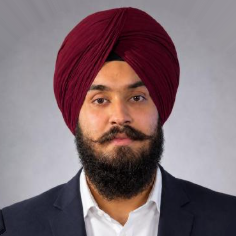
#> input picture assets/source/portrait.png, 236 x 236 px, found by its file name
$ python make_portrait.py
#> lines starting #> are read from the running program, lines starting #| are printed output that depends on the picture; after the words box and inside, x2 and y2 are one past the last pixel; in counts of white or black regions, pixels touching at a corner belong together
#> in to_grid, img is the input picture: PIL image 236x236 RGB; mean R, G, B 128.2, 109, 114.1
### scripts/theme.py
"""Shared palette and terminal-window chrome for every profile SVG.

GitHub strips <script> and most inline CSS from READMEs, but it renders SVG
files referenced by <img>, including their CSS keyframes and SMIL animation.
Everything here is therefore plain SVG text, with no external fonts or assets.
"""

from xml.sax.saxutils import escape

USER = "Harnoor001"
HOST = "harnoor@tiet"

MONO = "ui-monospace, SFMono-Regular, 'SF Mono', Menlo, Consolas, 'Liberation Mono', monospace"
SANS = "-apple-system, BlinkMacSystemFont, 'Segoe UI', Helvetica, Arial, sans-serif"

BG_TOP = "#111722"
BG = "#0d1117"
PANEL = "#161b22"
BORDER = "#30363d"
TEXT = "#e6edf3"
SOFT = "#c9d1d9"
MUTED = "#7d8590"
GREEN = "#3fb950"
BLUE = "#58a6ff"
PURPLE = "#d2a8ff"
ORANGE = "#ffa657"
RED = "#ff7b72"
MAROON = "#e5536f"  # turban accent, used sparingly

HEAT = ["#161b22", "#0e4429", "#006d32", "#26a641", "#39d353"]

# CSS animations use `both` fill and never a hidden base style, so switching
# them off leaves every element in its final, visible state.
REDUCED_MOTION = "@media (prefers-reduced-motion: reduce){*{animation:none!important}}"


def esc(s):
    return escape(str(s), {'"': "&quot;"})


def window(width, height, title, body, style="", font=MONO):
    """Wrap `body` in a macOS-style terminal window."""
    return (
        f'<svg xmlns="http://www.w3.org/2000/svg" width="{width}" height="{height}" '
        f'viewBox="0 0 {width} {height}" font-family="{esc(font)}">'
        f"<style>{style}{REDUCED_MOTION}</style>"
        '<defs><linearGradient id="bg" x1="0" y1="0" x2="0" y2="1">'
        f'<stop offset="0" stop-color="{BG_TOP}"/><stop offset="1" stop-color="{BG}"/>'
        "</linearGradient></defs>"
        f'<rect width="{width}" height="{height}" rx="12" fill="url(#bg)"/>'
        f'<rect x="0.5" y="0.5" width="{width - 1}" height="{height - 1}" rx="12" '
        f'fill="none" stroke="{BORDER}"/>'
        f'<line x1="0" y1="34" x2="{width}" y2="34" stroke="{BORDER}"/>'
        '<circle cx="22" cy="17" r="6" fill="#ff5f56"/>'
        '<circle cx="42" cy="17" r="6" fill="#ffbd2e"/>'
        '<circle cx="62" cy="17" r="6" fill="#27c93f"/>'
        f'<text x="{width / 2}" y="22" fill="{MUTED}" font-size="14" '
        f'text-anchor="middle">{esc(title)}</text>'
        f"{body}</svg>"
    )


def write(path, svg):
    with open(path, "w", encoding="utf-8", newline="\n") as f:
        f.write(svg)
    print(f"wrote {path} ({len(svg) / 1024:.1f} KB)")

### scripts/make_portrait.py
"""Photo -> animated ASCII portrait SVG (run locally, once per photo).

    python scripts/make_portrait.py [assets/source/portrait.png] [assets/portrait.svg]

Steps: flood-fill the plain studio background away from the image border,
stretch contrast on the subject only, sample the photo onto a character grid,
map darkness to glyph density, then emit one <text> row per grid line that is
revealed by an animated clip-path wipe with a block cursor riding the edge.
Strongly coloured areas (the turban) keep a tint; everything else is grey.
"""

import colorsys
import sys
from collections import deque

import numpy as np
from PIL import Image, ImageFilter, ImageOps

from theme import HOST, MAROON, SOFT, esc, window, write

SRC = sys.argv[1] if len(sys.argv) > 1 else "assets/source/portrait.png"
OUT = sys.argv[2] if len(sys.argv) > 2 else "assets/portrait.svg"

W, H = 840, 880
COLS = 100
CHAR_W = 8.0
LINE_H = 14.6
FONT = 13.2
TOP = 52
ROW_DUR = 0.055
GAMMA = 0.8  # < 1 lifts mid-tones (skin) toward sparse glyphs

# light -> dark. Bright areas become blank so the background disappears.
RAMP = " .`',:;-~=+*cxo%#&@"


def remove_background(rgb, tol=7.0, min_lum=110):
    """Region-grow from the border across smooth, light, unsaturated pixels."""
#> called with tol = 7, min_lum = 110
    lum = rgb.mean(axis=2)
    sat = rgb.max(axis=2) - rgb.min(axis=2)
    h, w = lum.shape
#> h = 236; w = 236
    bg = np.zeros((h, w), bool)
    q = deque()
    for x in range(w):
        q.append((0, x))
        q.append((h - 1, x))
    for y in range(h):
        q.append((y, 0))
        q.append((y, w - 1))
    for y, x in q:
        bg[y, x] = lum[y, x] > min_lum and sat[y, x] < 40
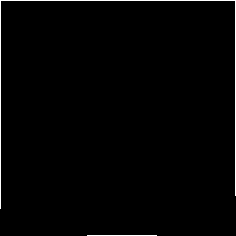
#> bg: shape (236, 236) bool; 1.3% white in thin lines or dots
    q = deque((y, x) for y, x in q if bg[y, x])
    while q:
        y, x = q.popleft()
        for ny, nx in ((y - 1, x), (y + 1, x), (y, x - 1), (y, x + 1)):
            if 0 <= ny < h and 0 <= nx < w and not bg[ny, nx]:
                if (
                    lum[ny, nx] > min_lum
                    and sat[ny, nx] < 40
                    and abs(lum[ny, nx] - lum[y, x]) < tol
                ):
                    bg[ny, nx] = True
                    q.append((ny, nx))
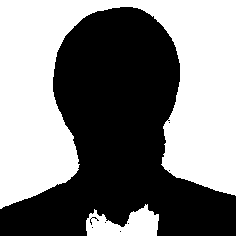
#> bg: shape (236, 236) bool; 49.8% white; 2 white regions, box (x1, y1, x2, y2) and area: (0, 0, 236, 209) 26302, (86, 204, 159, 236) 1436
    # close pin-holes so stray glyphs don't speckle the background
    m = Image.fromarray((bg * 255).astype(np.uint8))
    m = m.filter(ImageFilter.MaxFilter(3)).filter(ImageFilter.MinFilter(3))
#> m: PIL image 236x236 L; 49.9% white; 2 white regions, box (x1, y1, x2, y2) and area: (0, 0, 236, 209) 26315, (86, 204, 159, 236) 1465
    return np.array(m) > 127


def to_grid(path):
    img = Image.open(path).convert("RGB")
    rgb = np.asarray(img).astype(float)
    bg = remove_background(rgb)

    gray = np.asarray(ImageOps.grayscale(img)).astype(float)
    # local-contrast boost (unsharp mask) so eyes, brows and nose survive
    # the trip down to ~100 columns
    blur = np.asarray(Image.fromarray(gray.astype(np.uint8)).filter(ImageFilter.GaussianBlur(4))).astype(float)
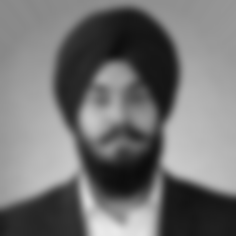
#> blur: shape (236, 236) float64; min 12, max 233, mean 115.3
    gray = gray + 1.6 * (gray - blur)
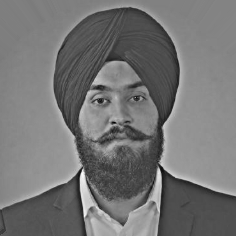
#> gray: shape (236, 236) float64; min -159, max 438.6, mean 115.3; drawn with min black and max white
    subject = gray[~bg]
    lo, hi = np.percentile(subject, 2), np.percentile(subject, 99)
#> lo = -58; hi = 319.8
    gray = np.clip((gray - lo) / max(hi - lo, 1), 0, 1) ** GAMMA
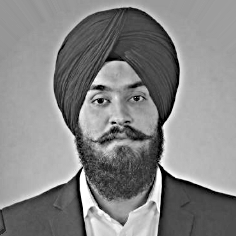
#> gray: shape (236, 236) float64; min 0, max 1, mean 0.524
    gray[bg] = 1.0
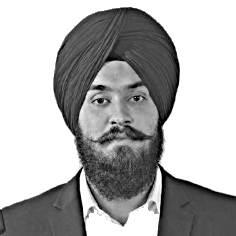
#> gray: shape (236, 236) float64; min 0, max 1, mean 0.685

    rows = round(COLS * (CHAR_W / LINE_H) * img.height / img.width)
#> rows = 55
    size = (COLS, rows)
#> size = (100, 55)
    g = np.asarray(Image.fromarray((gray * 255).astype(np.uint8)).resize(size, Image.BOX)) / 255
    c = np.asarray(img.resize(size, Image.BOX)).astype(float) / 255
    m = np.asarray(Image.fromarray((bg * 255).astype(np.uint8)).resize(size, Image.BOX)) / 255
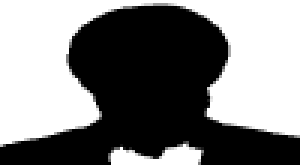
#> m: shape (55, 100) float64 (shown 3 times larger); min 0, max 1, mean 0.498

    lines = []
    for y in range(rows):
        cells = []
        for x in range(COLS):
            if m[y, x] > 0.5:
                cells.append((" ", None))
                continue
            ch = RAMP[min(int((1 - g[y, x]) * len(RAMP)), len(RAMP) - 1)]
            hue, sat, val = colorsys.rgb_to_hsv(*c[y, x])
            tinted = sat > 0.5 and val > 0.15 and (hue < 0.015 or hue > 0.9)
            cells.append((ch, MAROON if tinted else None))
        lines.append(cells)
#> after the loop, lines = 55 items
    return lines


def row_markup(cells):
    """Collapse runs of the same colour into <tspan>s."""
    out, run, colour = [], [], None
    for ch, col in cells + [("", "__end__")]:
        if col != colour and run:
            text = esc("".join(run))
            out.append(f'<tspan fill="{colour}">{text}</tspan>' if colour else text)
            run = []
        colour = col
        run.append(ch)
    return "".join(out)


def build(lines):
    left = (W - COLS * CHAR_W) / 2
#> left = 20
    width = COLS * CHAR_W
    parts = []
    for i, cells in enumerate(lines):
        if all(ch == " " for ch, _ in cells):
            continue
        y = TOP + i * LINE_H
        t0 = i * ROW_DUR
        parts.append(
            f'<clipPath id="r{i}"><rect x="{left}" y="{y}" height="{LINE_H + 1:.1f}" width="0">'
            f'<animate attributeName="width" from="0" to="{width}" begin="{t0:.3f}s" '
            f'dur="{ROW_DUR}s" fill="freeze"/></rect></clipPath>'
            f'<text clip-path="url(#r{i})" xml:space="preserve" x="{left}" y="{y + LINE_H * 0.78:.1f}" '
            f'font-size="{FONT}" fill="{SOFT}" textLength="{width}" lengthAdjust="spacing">'
            f"{row_markup(cells)}</text>"
        )
#> this loop made 55 passes
#> (y, t0) on passes 3 to 14: (81.2, 0.11), (95.8, 0.165), (110.4, 0.22), (125, 0.275), (139.6, 0.33), (154.2, 0.385), (168.8, 0.44), (183.4, 0.495), (198, 0.55), (212.6, 0.605), (227.2, 0.66), (241.8, 0.715)
#> after the loop, parts = 53 items
    end = len(lines) * ROW_DUR
#> end = 3.02
    # cursor rides down the right edge of each freshly typed row, then blinks
    parts.append(
        f'<rect x="{left}" width="{CHAR_W:.0f}" height="{LINE_H - 3:.1f}" fill="{SOFT}" opacity="0.85">'
        f'<animate attributeName="x" values="{left};{left + width}" dur="{ROW_DUR}s" '
        f'repeatCount="{len(lines)}" fill="freeze"/>'
        f'<animate attributeName="y" values="{";".join(f"{TOP + 1.5 + i * LINE_H:.1f}" for i in range(len(lines)))}" '
        f'dur="{end:.3f}s" calcMode="discrete" fill="freeze"/>'
        f'<animate attributeName="opacity" values="0.85;0;0.85" dur="1s" begin="{end:.3f}s" '
        f'repeatCount="indefinite"/></rect>'
    )
    return window(W, H, f"{HOST}: ~$ ./portrait.sh", "".join(parts))


if __name__ == "__main__":
    write(OUT, build(to_grid(SRC)))
